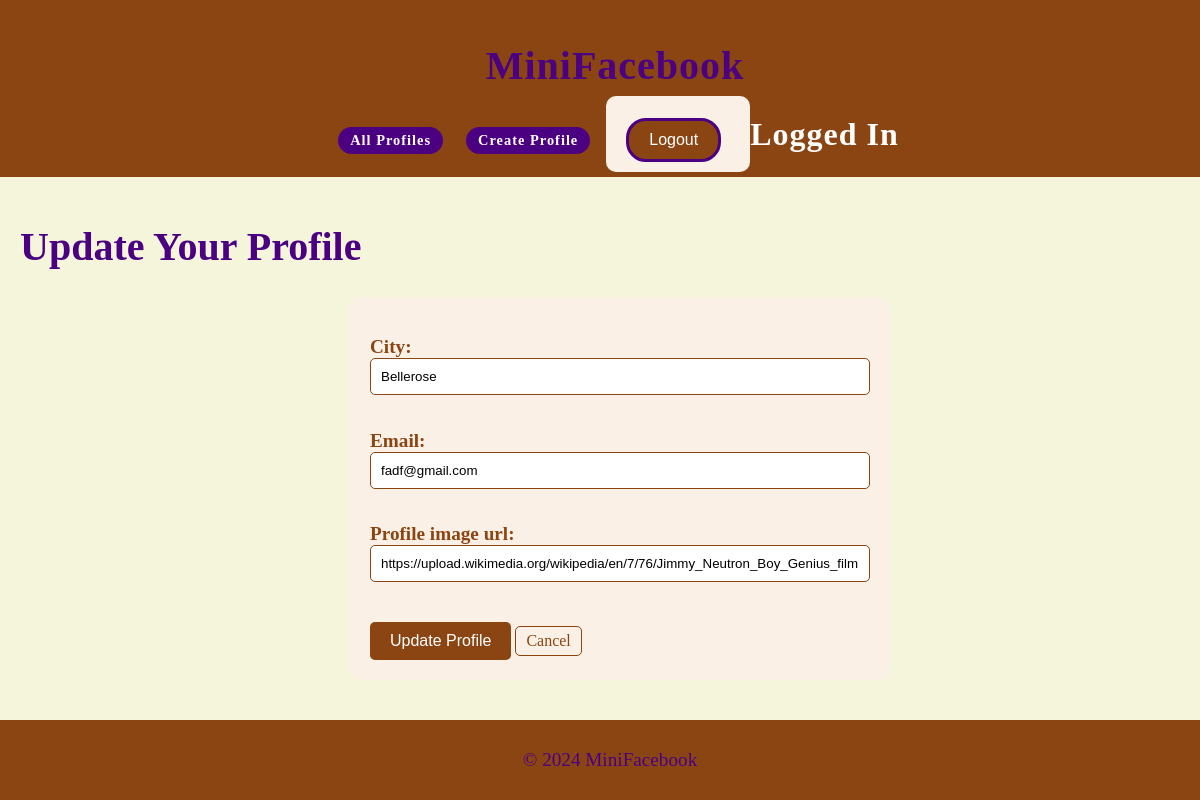
The app's page /mini_fb/profile/update/ (signed in), older data.
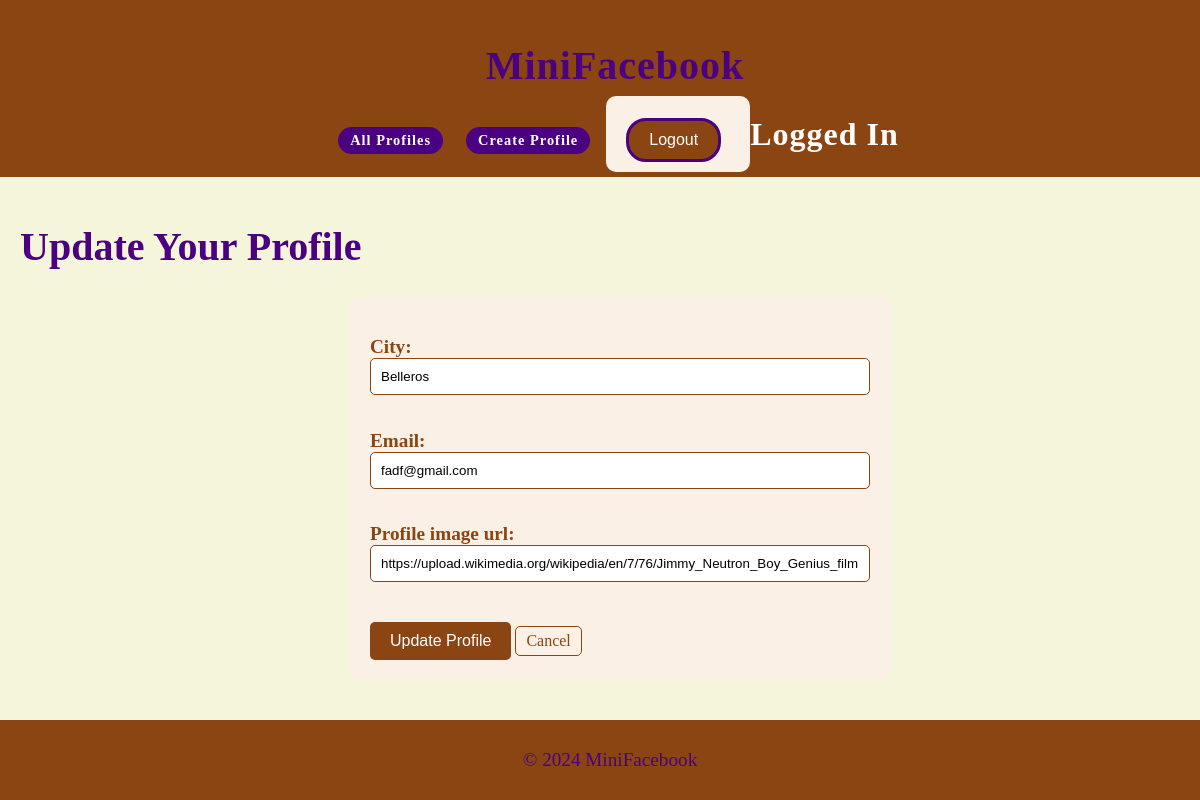
The same page, newer data.
### mini_fb/models.py (models this page shows, shortened)
class Profile(models.Model):
    first_name = models.CharField(max_length=50)
    last_name = models.CharField(max_length=50)
    city = models.CharField(max_length=100)
    email = models.EmailField(max_length=100, unique=True)
    profile_image_url = models.URLField(max_length=200, blank=True)
    user = models.ForeignKey(User, on_delete=models.CASCADE, related_name="profiles", default=1)

### mini_fb/views.py (the view, shortened to what this page needs)
# urls.py: path('profile/update/', UpdateProfileView.as_view(), name='update_profile'),
class UpdateProfileView(LoginRequiredMixin, UpdateView):
    model = Profile
    form_class = UpdateProfileForm
    template_name = 'mini_fb/update_profile_form.html'
    def get_object(self):
        return get_object_or_404(Profile, user=self.request.user)

### mini_fb/forms.py
class UpdateProfileForm(forms.ModelForm):
    class Meta:
        model = Profile
        fields = ['city', 'email', 'profile_image_url']

### mini_fb/templates/mini_fb/update_profile_form.html (shortened to what this page needs)
{% extends 'mini_fb/base.html' %}
{% block content %}
    <h1>Update Your Profile</h1>
    <form method="POST">
        {{ form.as_p }}
        <button type="submit">Update Profile</button>
        <a href="{% url 'show_profile' profile.pk %}">Cancel</a>
    </form>
{% endblock %}

Row changes from the older to the newer data that the page shows:
changed Profile "fadf@gmail.com": city "Bellerose" → "Belleros"
